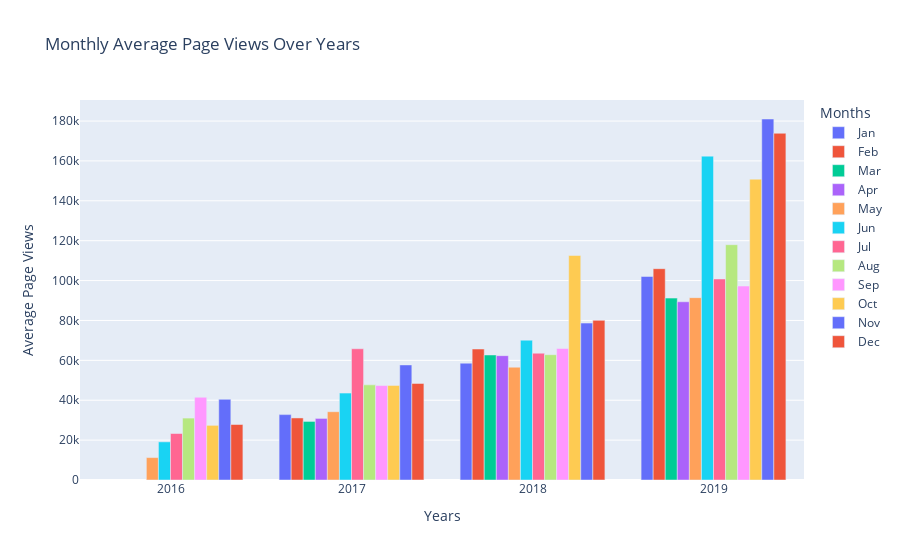

Notebook code cell kept with this figure:
### Code cell
import pandas as pd
import plotly.express as px

# Copy the original data
df_bar = df.copy()

# Extract month and year for grouping
df_bar['month'] = pd.DatetimeIndex(df_bar.index).month
df_bar['year'] = pd.DatetimeIndex(df_bar.index).year

# Group by 'year' and 'month', then calculate average page views
df_bar_grouped = df_bar.groupby(['year', 'month'])['value'].mean()

# Unstack the data: months become columns, years remain index
df_bar_unstacked = df_bar_grouped.unstack()

# Rename months for better readability
df_bar_unstacked.columns = ['Jan', 'Feb', 'Mar', 'Apr', 'May', 'Jun', 
                            'Jul', 'Aug', 'Sep', 'Oct', 'Nov', 'Dec']

# Reset index and melt the data for visualization (long format)
df_bar_reset = df_bar_unstacked.reset_index().melt(id_vars='year', 
                                                   var_name='Month', 
                                                   value_name='Average Page Views')

# Create a grouped bar chart using Plotly
fig = px.bar(df_bar_reset, 
             x='year', 
             y='Average Page Views', 
             color='Month', 
             labels={'year': 'Years', 'Average Page Views': 'Average Page Views', 'Month': 'Months'},
             title='Monthly Average Page Views Over Years',
             barmode='group')  # 'group' mode shows bars side by side

# Show the chart
fig.show()

### Figure 1 — Plotly figure (JSON) as saved in the notebook; plotly's stock layout.template omitted (floating-point values rounded to 4 significant figures)
{"data": [{"alignmentgroup": "True", "hovertemplate": "Months=Jan<br>Years=%{x}<br>Average Page Views=%{y}<extra></extra>", "legendgroup": "Jan", "marker": {"color": "#636efa", "pattern": {"shape": ""}}, "name": "Jan", "offsetgroup": "Jan", "orientation": "v", "showlegend": true, "textposition": "auto", "type": "bar", "x": [2016, 2017, 2018, 2019], "xaxis": "x", "y": [null, 32790.0, 58580.0, 102100.0], "yaxis": "y"}, {"alignmentgroup": "True", "hovertemplate": "Months=Feb<br>Years=%{x}<br>Average Page Views=%{y}<extra></extra>", "legendgroup": "Feb", "marker": {"color": "#EF553B", "pattern": {"shape": ""}}, "name": "Feb", "offsetgroup": "Feb", "orientation": "v", "showlegend": true, "textposition": "auto", "type": "bar", "x": [2016, 2017, 2018, 2019], "xaxis": "x", "y": [null, 31110.0, 65679, 106000.0], "yaxis": "y"}, {"alignmentgroup": "True", "hovertemplate": "Months=Mar<br>Years=%{x}<br>Average Page Views=%{y}<extra></extra>", "legendgroup": "Mar", "marker": {"color": "#00cc96", "pattern": {"shape": ""}}, "name": "Mar", "offsetgroup": "Mar", "orientation": "v", "showlegend": true, "textposition": "auto", "type": "bar", "x": [2016, 2017, 2018, 2019], "xaxis": "x", "y": [null, 29370.0, 62690.0, 91210.0], "yaxis": "y"}, {"alignmentgroup": "True", "hovertemplate": "Months=Apr<br>Years=%{x}<br>Average Page Views=%{y}<extra></extra>", "legendgroup": "Apr", "marker": {"color": "#ab63fa", "pattern": {"shape": ""}}, "name": "Apr", "offsetgroup": "Apr", "orientation": "v", "showlegend": true, "textposition": "auto", "type": "bar", "x": [2016, 2017, 2018, 2019], "xaxis": "x", "y": [null, 30880.0, 62350.0, 89370.0], "yaxis": "y"}, {"alignmentgroup": "True", "hovertemplate": "Months=May<br>Years=%{x}<br>Average Page Views=%{y}<extra></extra>", "legendgroup": "May", "marker": {"color": "#FFA15A", "pattern": {"shape": ""}}, "name": "May", "offsetgroup": "May", "orientation": "v", "showlegend": true, "textposition": "auto", "type": "bar", "x": [2016, 2017, 2018, 2019], "xaxis": "x", "y": [11240.0, 34240.0, 56560.0, 91440.0], "yaxis": "y"}, {"alignmentgroup": "True", "hovertemplate": "Months=Jun<br>Years=%{x}<br>Average Page Views=%{y}<extra></extra>", "legendgroup": "Jun", "marker": {"color": "#19d3f3", "pattern": {"shape": ""}}, "name": "Jun", "offsetgroup": "Jun", "orientation": "v", "showlegend": true, "textposition": "auto", "type": "bar", "x": [2016, 2017, 2018, 2019], "xaxis": "x", "y": [19120.0, 43580.0, 70117, 162400.0], "yaxis": "y"}, {"alignmentgroup": "True", "hovertemplate": "Months=Jul<br>Years=%{x}<br>Average Page Views=%{y}<extra></extra>", "legendgroup": "Jul", "marker": {"color": "#FF6692", "pattern": {"shape": ""}}, "name": "Jul", "offsetgroup": "Jul", "orientation": "v", "showlegend": true, "textposition": "auto", "type": "bar", "x": [2016, 2017, 2018, 2019], "xaxis": "x", "y": [23310.0, 65810.0, 63590.0, 100800.0], "yaxis": "y"}, {"alignmentgroup": "True", "hovertemplate": "Months=Aug<br>Years=%{x}<br>Average Page Views=%{y}<extra></extra>", "legendgroup": "Aug", "marker": {"color": "#B6E880", "pattern": {"shape": ""}}, "name": "Aug", "offsetgroup": "Aug", "orientation": "v", "showlegend": true, "textposition": "auto", "type": "bar", "x": [2016, 2017, 2018, 2019], "xaxis": "x", "y": [31050.0, 47710.0, 62830.0, 118000.0], "yaxis": "y"}, {"alignmentgroup": "True", "hovertemplate": "Months=Sep<br>Years=%{x}<br>Average Page Views=%{y}<extra></extra>", "legendgroup": "Sep", "marker": {"color": "#FF97FF", "pattern": {"shape": ""}}, "name": "Sep", "offsetgroup": "Sep", "orientation": "v", "showlegend": true, "textposition": "auto", "type": "bar", "x": [2016, 2017, 2018, 2019], "xaxis": "x", "y": [41480.0, 47380.0, 65940.0, 97270.0], "yaxis": "y"}, {"alignmentgroup": "True", "hovertemplate": "Months=Oct<br>Years=%{x}<br>Average Page Views=%{y}<extra></extra>", "legendgroup": "Oct", "marker": {"color": "#FECB52", "pattern": {"shape": ""}}, "name": "Oct", "offsetgroup": "Oct", "orientation": "v", "showlegend": true, "textposition": "auto", "type": "bar", "x": [2016, 2017, 2018, 2019], "xaxis": "x", "y": [27400.0, 47440.0, 112592, 150900.0], "yaxis": "y"}, {"alignmentgroup": "True", "hovertemplate": "Months=Nov<br>Years=%{x}<br>Average Page Views=%{y}<extra></extra>", "legendgroup": "Nov", "marker": {"color": "#636efa", "pattern": {"shape": ""}}, "name": "Nov", "offsetgroup": "Nov", "orientation": "v", "showlegend": true, "textposition": "auto", "type": "bar", "x": [2016, 2017, 2018, 2019], "xaxis": "x", "y": [40450.0, 57700.0, 78690.0, 181000.0], "yaxis": "y"}, {"alignmentgroup": "True", "hovertemplate": "Months=Dec<br>Years=%{x}<br>Average Page Views=%{y}<extra></extra>", "legendgroup": "Dec", "marker": {"color": "#EF553B", "pattern": {"shape": ""}}, "name": "Dec", "offsetgroup": "Dec", "orientation": "v", "showlegend": true, "textposition": "auto", "type": "bar", "x": [2016, 2017, 2018, 2019], "xaxis": "x", "y": [27830.0, 48420.0, 80050.0, 173900.0], "yaxis": "y"}], "layout": {"autosize": true, "barmode": "group", "legend": {"title": {"text": "Months"}, "tracegroupgap": 0}, "title": {"text": "Monthly Average Page Views Over Years"}, "xaxis": {"anchor": "y", "autorange": true, "domain": [0, 1], "range": [2016.0, 2020.0], "title": {"text": "Years"}, "type": "linear"}, "yaxis": {"anchor": "x", "autorange": true, "domain": [0, 1], "range": [0, 190600.0], "title": {"text": "Average Page Views"}, "type": "linear"}}}
